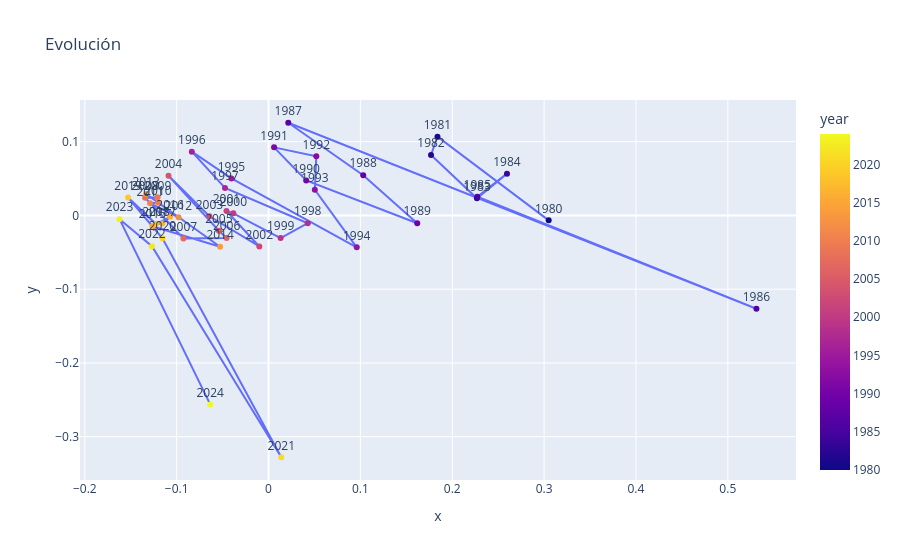

Notebook cell for this chart:
### Code cell
vectores = np.array([item["vector"] for item in historia]) #array que contiene los vectores de cada año
years = [item["year"] for item in historia] #para reetiquetar los puntos de acuerdo a su año

# Reducir a 2D
pca = PCA(n_components=2) #Aplanar las 16 mensiones de cada embedding (out_channels=16) a unicamente 2 (coordenadas x,y)
pca_result = pca.fit_transform(vectores) #hacemos uso del algoritmo de pca

# DataFrame para poder graficarlo por medio de Plotly
df_trayectoria = pd.DataFrame({
    'x': pca_result[:, 0], #Todas las filas, pero solo la columna 0, es decir, el eje x
    'y': pca_result[:, 1], #Todas las filas, pero solo la columna 1, es decir, el eje y
    'year': years,
    'label': [str(y) for y in years] 
})

#Graficar la Trayectoria
fig = px.scatter(df_trayectoria, x='x', y='y', 
                 text='label', 
                 color='year',
                 title="Evolución")

# líneas para conectar los puntos
fig.update_traces(mode='lines+markers+text', textposition='top center')

fig.show()

### Figure 1 — Plotly figure (JSON) as saved in the notebook; plotly's stock layout.template omitted (floating-point values rounded to 4 significant figures)
{"data": [{"hovertemplate": "x=%{x}<br>y=%{y}<br>label=%{text}<br>year=%{marker.color}<extra></extra>", "legendgroup": "", "marker": {"color": [1980, 1981, 1982, 1983, 1984, 1985, 1986, 1987, 1988, 1989, 1990, 1991, 1992, 1993, 1994, 1995, 1996, 1997, 1998, 1999, 2000, 2001, 2002, 2003, 2004, 2005, 2006, 2007, 2008, 2009, 2010, 2011, 2012, 2013, 2014, 2015, 2016, 2017, 2018, 2019, 2020, 2021, 2022, 2023, 2024], "coloraxis": "coloraxis", "symbol": "circle"}, "mode": "lines+markers+text", "name": "", "orientation": "v", "showlegend": false, "text": ["1980", "1981", "1982", "1983", "1984", "1985", "1986", "1987", "1988", "1989", "1990", "1991", "1992", "1993", "1994", "1995", "1996", "1997", "1998", "1999", "2000", "2001", "2002", "2003", "2004", "2005", "2006", "2007", "2008", "2009", "2010", "2011", "2012", "2013", "2014", "2015", "2016", "2017", "2018", "2019", "2020", "2021", "2022", "2023", "2024"], "textposition": "top center", "type": "scatter", "x": [0.305, 0.1839, 0.1769, 0.2269, 0.2596, 0.2273, 0.5312, 0.02148, 0.1031, 0.1619, 0.041, 0.006013, 0.05199, 0.0504, 0.09602, -0.04043, -0.08353, -0.0474, 0.04271, 0.01317, -0.03832, -0.04577, -0.01002, -0.06434, -0.1089, -0.05409, -0.04563, -0.09264, -0.1344, -0.1208, -0.1204, -0.1289, -0.09803, -0.1332, -0.05272, -0.1265, -0.1072, -0.1156, -0.1226, -0.1529, -0.1155, 0.01387, -0.1269, -0.1622, -0.06352], "xaxis": "x", "y": [-0.006663, 0.1068, 0.08192, 0.0232, 0.05664, 0.02527, -0.1265, 0.1256, 0.05451, -0.01055, 0.04741, 0.09225, 0.08017, 0.03473, -0.04321, 0.0502, 0.08639, 0.0373, -0.01059, -0.03074, 0.002795, 0.005976, -0.0421, -0.001138, 0.05377, -0.02085, -0.03057, -0.03116, 0.02403, 0.02447, 0.01737, 0.01645, -0.002617, 0.029, -0.04256, -0.01466, -0.001976, -0.011, -0.01177, 0.02425, -0.03094, -0.3279, -0.04168, -0.005097, -0.2562], "yaxis": "y"}], "layout": {"coloraxis": {"colorbar": {"title": {"text": "year"}}, "colorscale": [[0, "#0d0887"], [0.1111, "#46039f"], [0.2222, "#7201a8"], [0.3333, "#9c179e"], [0.4444, "#bd3786"], [0.5556, "#d8576b"], [0.6667, "#ed7953"], [0.7778, "#fb9f3a"], [0.8889, "#fdca26"], [1, "#f0f921"]]}, "legend": {"tracegroupgap": 0}, "title": {"text": "Evolución"}, "xaxis": {"anchor": "y", "domain": [0, 1], "title": {"text": "x"}}, "yaxis": {"anchor": "x", "domain": [0, 1], "title": {"text": "y"}}}}
